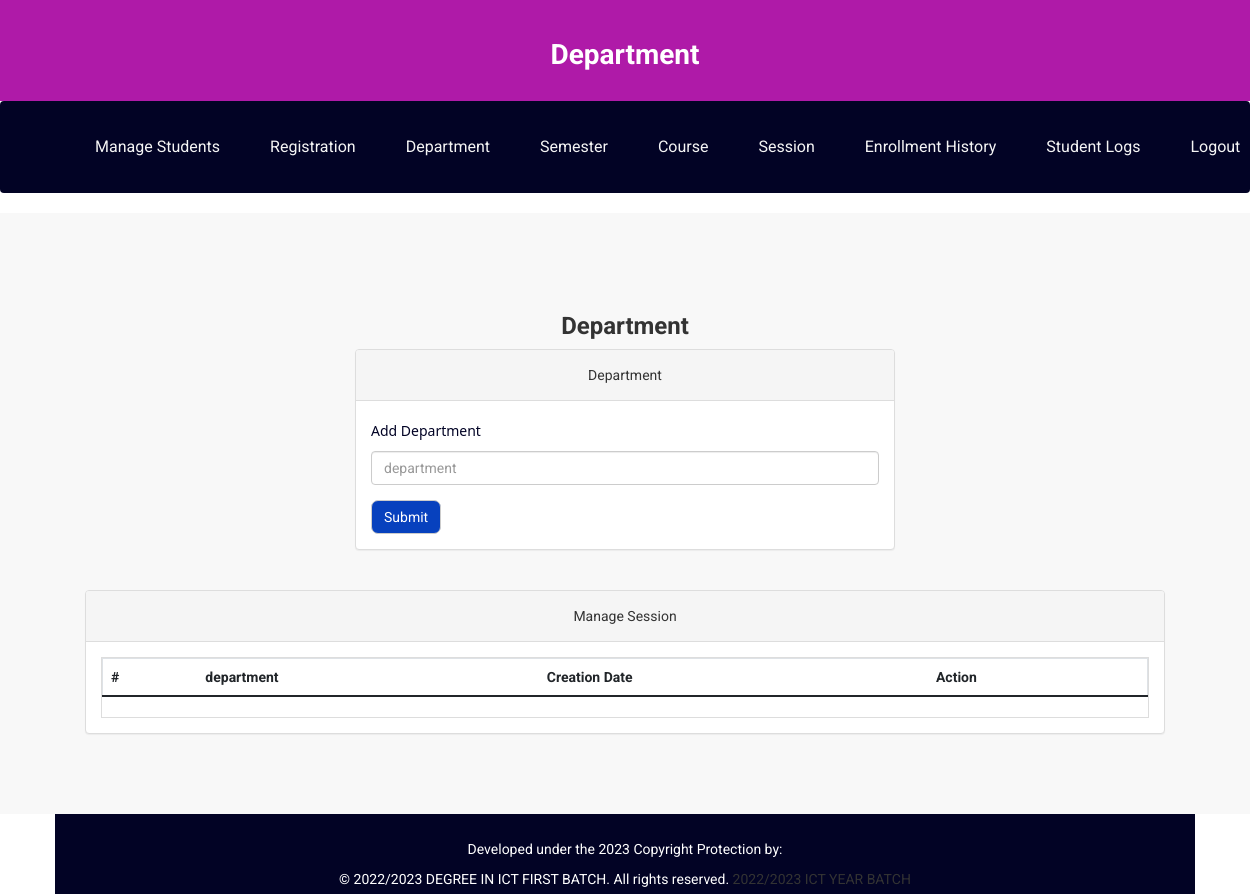
Before: /onlinecourse/admin/department.php (signed in) with the older database file.
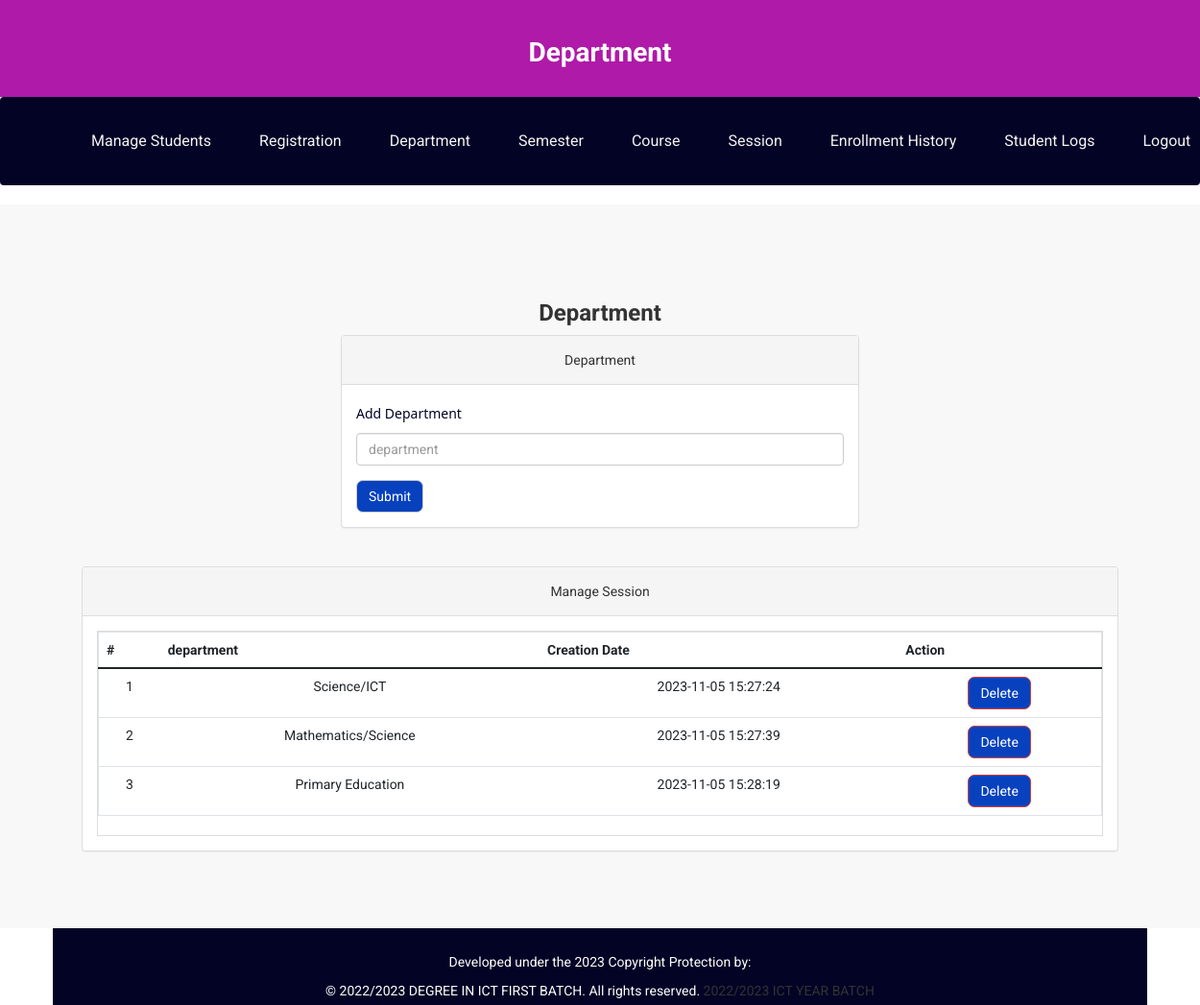
After: the same page with the newer database file.
### tables this page shows
CREATE TABLE `department` (
  `id` int(11) NOT NULL,
  `department` varchar(255) DEFAULT NULL,
  `creationDate` timestamp NULL DEFAULT current_timestamp()
);

### onlinecourse/admin/department.php (the view, shortened to what this page needs)
  <?php
  include('includes/config.php');
  if(strlen($_SESSION['alogin'])==0)
      {
  header('location:index.php');
  }
  else{
  ?>
  <!DOCTYPE html>
  <html xmlns="http://www.w3.org/1999/xhtml">
  <head>
        <link href="https://cdn.jsdelivr.net/npm/bootstrap@5.0.2/dist/css/bootstrap.min.css" rel="stylesheet"
>
    <link href="../assets/css/bootstrap.css" rel="stylesheet" />
    <link href="../assets/css/font-awesome.css" rel="stylesheet" />
      <link href="../assets/css/style.css" rel="stylesheet" />
  </head>
  <body>
    <div class="studensPortalHeader">
      <h1 class="studentPortal">Department</h1>
    </div>
  <?php if($_SESSION['alogin']!="")
  {
  include('includes/menubar.php');
  }
  ?>
      <div class="content-wrapper">
          <div class="container">
                <div class="row">
                      <div class="col-md-12">
                          <h1 class="page-head-line">Department  </h1>
                      </div>
                  </div>
                  <div class="row" >
                    <div class="col-md-3"></div>
                      <div class="col-md-6">
                          <div class="panel panel-default">
                          <div class="panel-heading">
                            Department
                          </div>
                          <div class="panel-body">
                        <form name="dept" method="post">
                          <div class="form-group">
                            <label for="department">Add Department  </label>
                            <input type="text" class="form-control" id="department" name="department" placeholder="department" required />
                          </div>
                        <button type="submit" name="submit" class="btn btn-default">Submit</button>
                        </form>
                              </div>
                              </div>
                      </div>
                  </div>
                  <div class="col-md-12">
                      <div class="panel panel-default">
                          <div class="panel-heading">
                              Manage Session
                          </div>
                          <div class="panel-body">
                              <div class="table-responsive table-bordered">
                                  <table class="table">
                                      <thead>
                                          <tr>
                                              <th>#</th>
                                              <th>department</th>
                                              <th>Creation Date</th>
                                              <th>Action</th>
                                          </tr>
                                      </thead>
                                      <tbody>
                                      <?php
                                      $sql=mysqli_query($con,"select * from department");
                                      $cnt=1;
                                      while($row=mysqli_fetch_array($sql))
                                      {
                                      ?>
                                          <tr>
                                              <td><?php echo $cnt;?></td>
                                              <td><?php echo htmlentities($row['department']);?></td>
                                              <td><?php echo htmlentities($row['creationDate']);?></td>
                                                                                          <td>
                                                <a href="department.php?id=<?php echo $row['id']?>&del=delete" onClick="return confirm('Are you sure you want to delete?')">
                                                                                          <button class="btn btn-danger">Delete</button>
                                              </a>
                                              </td>
                                          </tr>
  <?php
  $cnt++;
  } ?>
                                      </tbody>
                                  </table>
                              </div>
                          </div>
                      </div>
                  </div>
              </div>
          </div>
    <?php include('includes/footer.php');?>
  </body>
  </html>
  <?php } ?>

Changed rows visible on the page:
added department: department "Science/ICT", creationDate "2023-11-05 15:27:24"
added department: department "Mathematics/Science", creationDate "2023-11-05 15:27:39"
added department: department "Primary Education", creationDate "2023-11-05 15:28:19"
